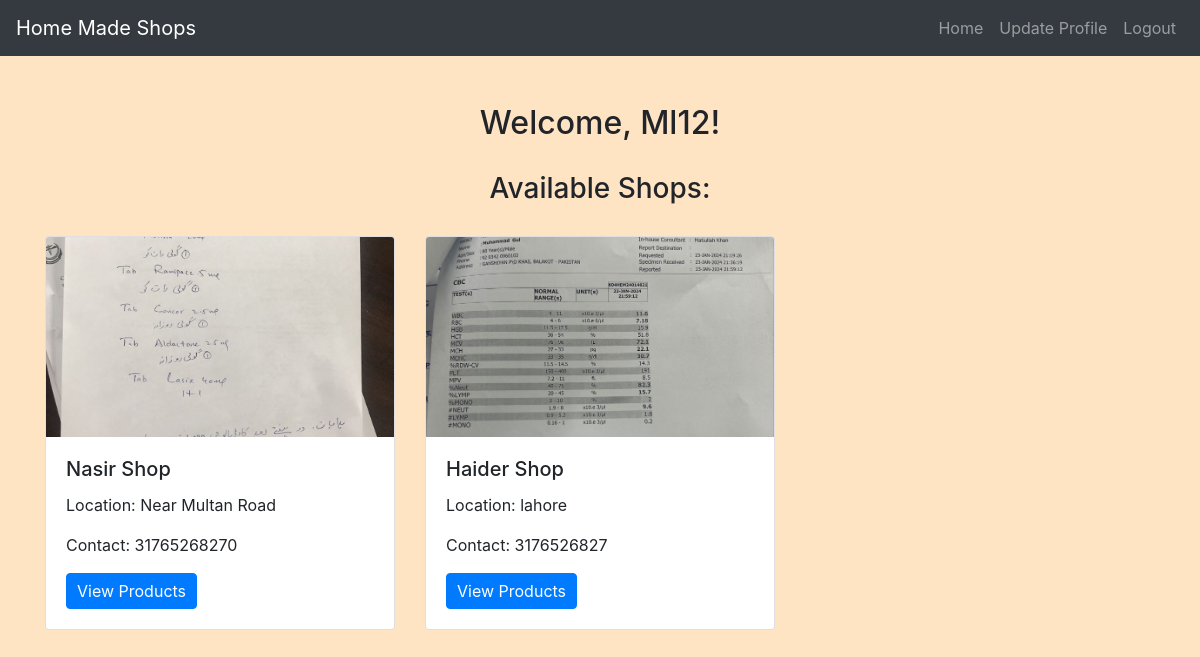
Page /home.php (signed in) on the committed database.
### tables this page shows
CREATE TABLE `homefoodshops` (
  `ShopID` int(11) NOT NULL,
  `ManagerID` int(11) DEFAULT NULL,
  `ShopName` varchar(255) NOT NULL,
  `Location` varchar(255) NOT NULL,
  `ApprovalStatus` enum('Approved','Disapproved') DEFAULT 'Disapproved',
  `ShopPicture` varchar(255) DEFAULT NULL,
  `ContactNumber` varchar(20) NOT NULL
);

### home.php (the view, shortened to what this page needs)
<?php
include('config.php');
$user_id = $_SESSION["id"];
$sql = "SELECT id, username, email, age FROM users WHERE id = ?";
$stmt = mysqli_prepare($conn, $sql);
mysqli_stmt_bind_param($stmt, "i", $user_id);
mysqli_stmt_execute($stmt);
mysqli_stmt_bind_result($stmt, $fetched_id, $username, $email, $age);
$sql = "SELECT ShopID, ManagerID, ShopName, Location, ShopPicture, ContactNumber FROM HomeFoodShops WHERE ApprovalStatus = 'Approved'";
$result = mysqli_query($conn, $sql);
if (mysqli_num_rows($result) > 0) {
    $shops = mysqli_fetch_all($result, MYSQLI_ASSOC);
} else {
    $shops = [];
}
?>
<!DOCTYPE html>
<html>
<head>
    <link rel="stylesheet" href="https://maxcdn.bootstrapcdn.com/bootstrap/4.5.2/css/bootstrap.min.css">
    <link rel="stylesheet" href="./css/style.css">
</head>
<body>
    <?php include('navbar.php'); ?>
    <div class="container mt-5">
        <h2>Welcome, <?php echo $username; ?>!</h2>
        <h3>Available Shops:</h3>
        <div class="row">
            <?php foreach ($shops as $shop) : ?>
                <div class="col-md-4 mb-4">
                    <div class="card h-100">
                        <img src="./admin/<?php echo $shop['ShopPicture']; ?>" class="card-img-top img-fluid image-card" alt="<?php echo $shop['ShopName']; ?>">
                        <div class="card-body">
                            <h5 class="card-title"><?php echo $shop['ShopName']; ?></h5>
                            <p class="card-text">Location: <?php echo $shop['Location']; ?></p>
                            <p class="card-text">Contact: <?php echo $shop['ContactNumber']; ?></p>
                            <a href="view_products.php?shop_id=<?php echo $shop['ShopID']; ?>" class="btn btn-primary">View Products</a>
                        </div>
                    </div>
                </div>
            <?php endforeach; ?>
        </div>
    </div>
</body>
</html>

### css/style.css (style rules this page uses)
body { background-color: bisque; }
h1, h2, h3, h4 { text-align: center; margin-top: 30px; margin-bottom: 30px; }
.btn-primary { padding: 5px 10px; }

### home.php (style rules this page uses)
.image-card { height: 200px; object-fit: cover; }

### rows in the picture
homefoodshops: ShopPicture (picture), ShopName "Nasir Shop", Location "Near Multan Road", ContactNumber "31765268270"
homefoodshops: ShopPicture (picture), ShopName "Haider Shop", Location "lahore", ContactNumber "3176526827"

### other values in the picture
$username "Ml12"
